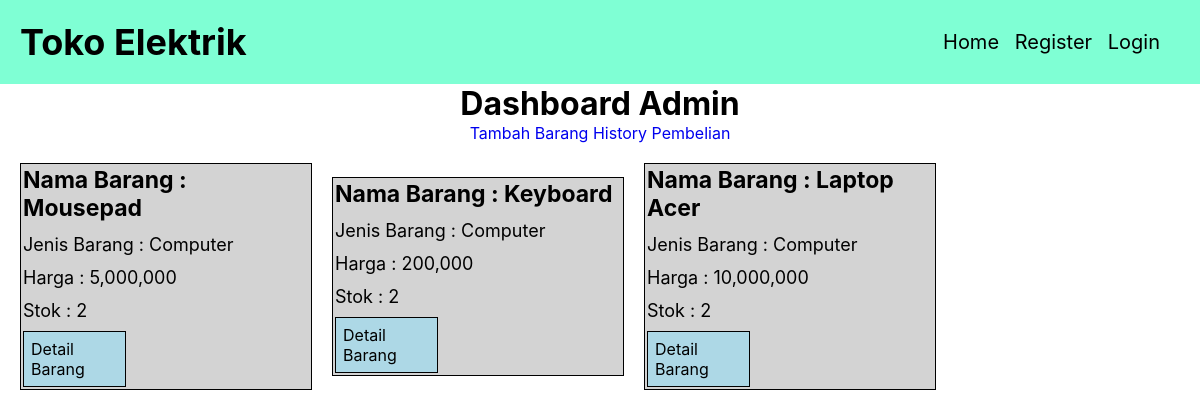
Page /dashboard.php on the committed database.
### tables this page shows
CREATE TABLE `barang` (
  `id_barang` int(11) NOT NULL,
  `nama_barang` varchar(50) NOT NULL,
  `jenis_barang` varchar(50) NOT NULL,
  `harga_barang` int(20) NOT NULL,
  `stok_barang` int(11) NOT NULL
);

### function/barang.php (called while the page is built, shortened)
<?php
    function tampilkan(){
        global $conn;
        $query = "SELECT * FROM barang";
        $result = mysqli_query($conn, $query);
        $rows = [];
        while ($row = mysqli_fetch_assoc($result)) {
            $rows[] = $row;
        }
        return $rows;
    }
?>

### dashboard.php (the view, shortened to what this page needs)
<?php
    $products = tampilkan();
    require_once ("view/header.php");
    require_once ("view/navbar.php");
?>
<h1 class="text-center">Dashboard Admin</h1>
<div class="text-center">
    <a href="tambah.php">Tambah Barang</a>
    <a href="history_pembelian.php">History Pembelian</a>
</div>
<div class="product container">
    <?php foreach ($products as $row) : ?>
    <div class="card">
        <h3 class="card-title">Nama Barang : <?= $row['nama_barang'] ?></h3>
        <p class="card-text">Jenis Barang : <?= $row['jenis_barang'] ?></p>
        <p class="card-text">Harga : <?= number_format($row['harga_barang']) ?></p>
        <p class="card-text">Stok : <?= $row['stok_barang'] ?></p>
        <a href="detail.php?id=<?= $row['id_barang'] ?>" class="btn btn-primary" style="margin: 2px;">Detail Barang</a>
    </div>
    <?php endforeach; ?>
</div>
<?php
    require_once ("view/footer.php");
?>

### view/style.css (style rules this page uses)
* { margin: 0; padding: 0; font-family: -apple-system, BlinkMacSystemFont, "Segoe UI", Roboto, Oxygen, Ubuntu, Cantarell, "Open Sans", "Helvetica Neue", sans-serif; }
a { text-decoration: none; }
.btn { display: block; padding: 7px; width: 30%; }
.btn-primary { background-color: lightblue; color: black; border: 1px black solid; }
.container { padding: 20px; }
.text-center { text-align: center; }
.product { display: flex; align-items: center; flex-wrap: wrap; }
.card { border: 1px solid black; width: 25%; background-color: lightgray; margin-right: 20px; margin-bottom: 30px; }
.card .card-title { padding: 2px; font-size: 23px; margin-bottom: 8px; }
.card .card-text { padding: 2px; font-size: 18px; margin-bottom: 8px; }

### rows in the picture
barang: nama_barang "Mousepad", jenis_barang "Computer", harga_barang "5,000,000", stok_barang "2"
barang: nama_barang "Keyboard", jenis_barang "Computer", harga_barang "200,000", stok_barang "2"
barang: nama_barang "Laptop Acer", jenis_barang "Computer", harga_barang "10,000,000", stok_barang "2"
